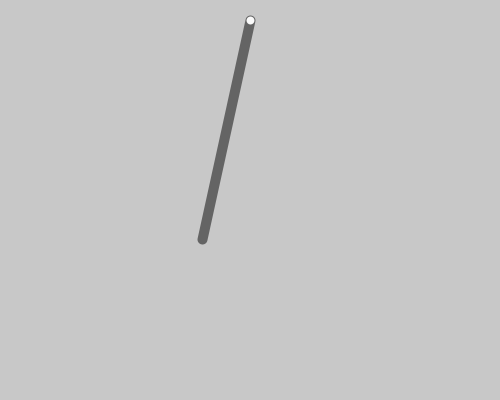
Frame 1 (no input)
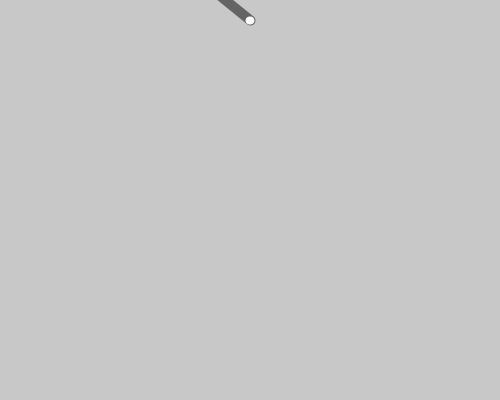
Frame 60 (the mouse pressed at the canvas centre just before this capture)
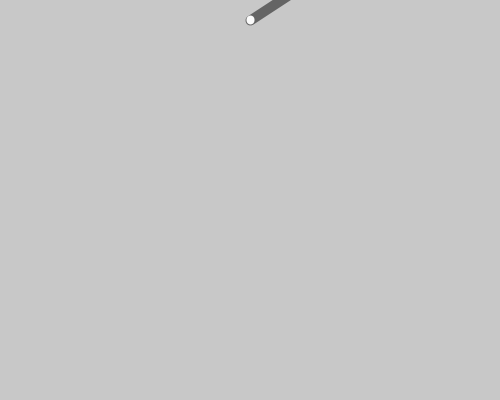
Frame 120 (the mouse held since frame 60 and released just before this capture)

The Processing sketch that drew these frames (run headless with seeded random() and noise(); from frame 60 on, the mouse is pressed at the canvas centre):

// Processing sketch: processing_122292
// ── processing_122292.pde

float period = 50;
float amplitude = 150;

void setup()
{
  size(500, 400);
}

void draw()
{
  background(200);
  translate(width/2,20);
  float angle = motion();
  rotate(angle);
  pendulum();
}

void pendulum()
{
  stroke (100);
  strokeWeight (10);
  line(0,0,0, 225);
  stroke (250);
  strokeWeight (8);
  point(0,0);
}

float motion()
{
  float time = norm(millis(), 0, 10000);
  float fraction = norm(time,0,period);
  float shm = sin(fraction*TWO_PI);
  float angle = amplitude*shm;
  return angle;
}
